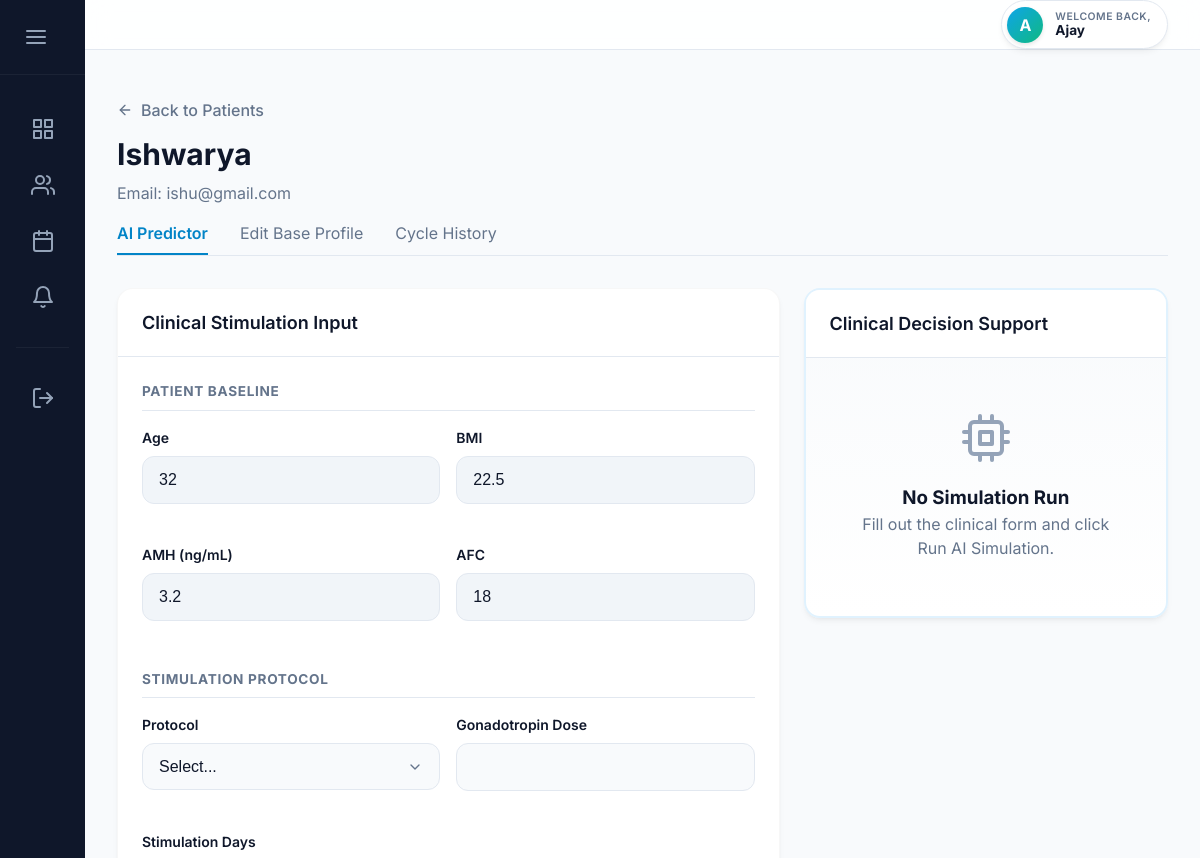
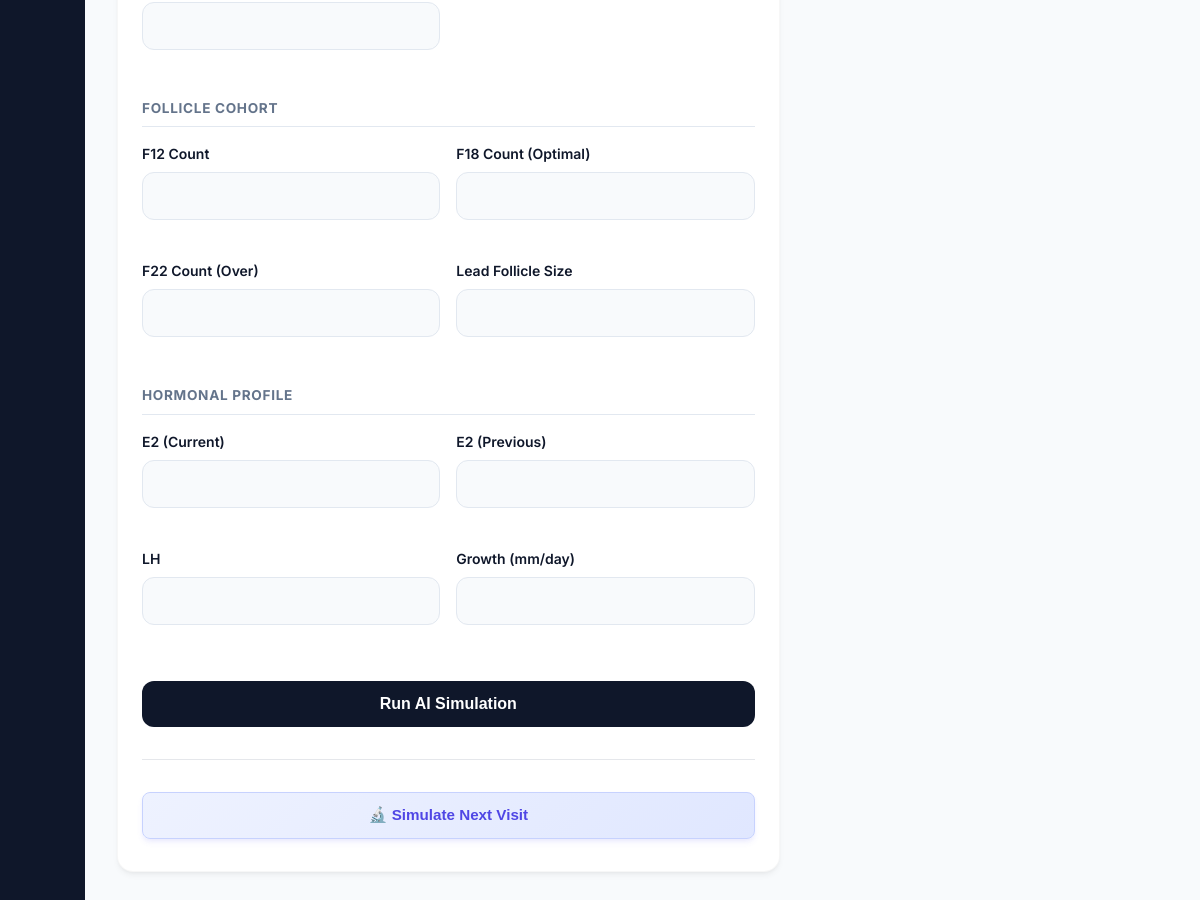
The page /doctor/patient/11 (signed in) on the database its author committed (2 pictures, top to bottom).
### tables this page shows
CREATE TABLE users (
            id INTEGER PRIMARY KEY AUTOINCREMENT,
            name TEXT NOT NULL,
            email TEXT UNIQUE NOT NULL,
            password_hash TEXT NOT NULL,
            role TEXT NOT NULL DEFAULT 'patient',
            created_at TIMESTAMP DEFAULT CURRENT_TIMESTAMP
        );

CREATE TABLE patient_profiles (
            id INTEGER PRIMARY KEY AUTOINCREMENT,
            user_id INTEGER UNIQUE NOT NULL,
            doctor_id INTEGER,
            age INTEGER,
            last_visit TIMESTAMP, bmi REAL, amh REAL, afc INTEGER,
            FOREIGN KEY (user_id) REFERENCES users (id) ON DELETE CASCADE,
            FOREIGN KEY (doctor_id) REFERENCES users (id) ON DELETE SET NULL
        );

### app.py (the view)
@app.route('/doctor/patient/<int:patient_id>')
@login_required
@doctor_only
def doctor_patient_profile(patient_id):
    doc_id = session.get('user_id')
    conn = get_db_connection()
    patient = conn.execute('''
        SELECT u.id, u.name, u.email, p.age, p.bmi, p.amh, p.afc, p.last_visit
        FROM users u
        JOIN patient_profiles p ON u.id = p.user_id
        WHERE u.id = ? AND p.doctor_id = ? AND u.role = 'patient'
    ''', (patient_id, doc_id)).fetchone()
    if not patient:
        conn.close()
        flash('Patient not found or unauthorized access.', 'danger')
        return redirect(url_for('doctor_patients'))
    conn.close()
    return render_template('doctor_patient_profile.html', patient=patient)

### app.py (called while the page is built)
def login_required(f):
    @wraps(f)
    def decorated_function(*args, **kwargs):
        if 'user_id' not in session:
            flash("Please log in to access this page.", "warning")
            return redirect(url_for('login'))
        return f(*args, **kwargs)
    return decorated_function

def doctor_only(f):
    @wraps(f)
    def decorated_function(*args, **kwargs):
        if 'user_id' not in session:
            return redirect(url_for('login'))
        if session.get('role') != 'doctor':
            flash("Access denied. Doctor privileges required.", "danger")
            return redirect(url_for('patient_dashboard'))
        return f(*args, **kwargs)
    return decorated_function

### db.py (called while the page is built)
def get_db_connection():
    conn = sqlite3.connect(DB_PATH)
    conn.row_factory = sqlite3.Row
    conn.execute("PRAGMA foreign_keys = ON")
    return conn

### templates/doctor_patient_profile.html (shortened to what this page needs)
{% extends "doctor_base.html" %}
{% block content %}
<div class="dashboard-header flex-header" style="margin-bottom: 1rem;">
    <div>
        <a href="{{ url_for('doctor_patients') }}" class="back-link"><i data-feather="arrow-left" style="width: 16px; height: 16px;"></i> Back to Patients</a>
        <h1 style="margin-top: 0.5rem;">{{ patient.name }}</h1>
        <p>Email: {{ patient.email }}</p>
    </div>
</div>
<div class="patient-nav" style="margin-bottom: 2rem; border-bottom: 1px solid #e2e8f0; display: flex; gap: 2rem;">
    <a href="{{ url_for('doctor_patient_profile', patient_id=patient.id) }}" class="nav-tab active" style="padding-bottom: 0.5rem; border-bottom: 2px solid #0284c7; color: #0284c7; font-weight: 600; text-decoration: none;">AI Predictor</a>
    <a href="{{ url_for('doctor_patient_profile_edit', patient_id=patient.id) }}" class="nav-tab" style="padding-bottom: 0.5rem; border-bottom: 2px solid transparent; color: #64748b; text-decoration: none;">Edit Base Profile</a>
    <a href="{{ url_for('doctor_patient_history', patient_id=patient.id) }}" class="nav-tab" style="padding-bottom: 0.5rem; border-bottom: 2px solid transparent; color: #64748b; text-decoration: none;">Cycle History</a>
</div>
<div class="profile-grid">
    <div class="panel">
        <div class="panel-header">
            <h2>Clinical Stimulation Input</h2>
        </div>
        <div class="panel-body">
            <form id="predictionForm">
                <h3 class="form-section-title" style="margin-top: 0;">Patient Baseline</h3>
                <div class="form-grid">
                    <div class="form-group"><label>Age</label><input type="number" step="0.1" id="age" value="{{ patient.age or '' }}" class="form-control" style="background-color: #f1f5f9; cursor: not-allowed;" title="Auto-filled from patient profile" readonly required></div>
                    <div class="form-group"><label>BMI</label><input type="number" step="0.1" id="bmi" value="{{ patient.bmi or '' }}" class="form-control" style="background-color: #f1f5f9; cursor: not-allowed;" title="Auto-filled from patient profile" readonly required></div>
                    <div class="form-group"><label>AMH (ng/mL)</label><input type="number" step="0.1" id="amh" value="{{ patient.amh or '' }}" class="form-control" style="background-color: #f1f5f9; cursor: not-allowed;" title="Auto-filled from patient profile" readonly required></div>
                    <div class="form-group"><label>AFC</label><input type="number" id="afc" value="{{ patient.afc if patient.afc is not none else '' }}" class="form-control" style="background-color: #f1f5f9; cursor: not-allowed;" title="Auto-filled from patient profile" readonly required></div>
                </div>
                <h3 class="form-section-title">Stimulation Protocol</h3>
                <div class="form-grid">
                    <div class="form-group">
                        <label>Protocol</label>
                        <select id="protocol" class="form-control" required>
                            <option value="">Select...</option>
                        </select>
                    </div>
                    <div class="form-group"><label>Gonadotropin Dose</label><input type="number" id="gon" class="form-control" required></div>
                    <div class="form-group"><label>Stimulation Days</label><input type="number" id="stim_days" class="form-control" required></div>
                </div>
                <h3 class="form-section-title">Follicle Cohort</h3>
                <div class="form-grid">
                    <div class="form-group"><label>F12 Count</label><input type="number" id="f12" class="form-control" required></div>
                    <div class="form-group"><label>F18 Count (Optimal)</label><input type="number" id="f18" class="form-control" required></div>
                    <div class="form-group"><label>F22 Count (Over)</label><input type="number" id="f22" class="form-control" required></div>
                    <div class="form-group"><label>Lead Follicle Size</label><input type="number" step="0.1" id="lead_follicle" class="form-control" required></div>
                </div>
                <h3 class="form-section-title">Hormonal Profile</h3>
                <div class="form-grid">
                    <div class="form-group"><label>E2 (Current)</label><input type="number" step="0.1" id="e2" class="form-control" required></div>
                    <div class="form-group"><label>E2 (Previous)</label><input type="number" step="0.1" id="e2_prev" class="form-control" required></div>
                    <div class="form-group"><label>LH</label><input type="number" step="0.1" id="lh" class="form-control" required></div>
                    <div class="form-group"><label>Growth (mm/day)</label><input type="number" step="0.1" id="growth" class="form-control" required></div>
                </div>
                <button type="submit" class="btn-primary" id="predictBtn" style="margin-top:2rem;">
                    Run AI Simulation
                </button>
            </form>
            <hr style="margin: 2rem 0; border: 0; border-top: 1px solid #e5e7eb;">
            <div>
                <button type="button" class="btn btn-simulate" id="toggleSimBtn">🔬 Simulate Next Visit</button>
            </div>
        </div>
    </div>
    <div class="panel" style="background: linear-gradient(180deg, #f8fafc 0%, #ffffff 100%); border: 2px solid #e0f2fe; height: fit-content; position: sticky; top: 90px;">
        <div class="panel-header" style="background-color: white;">
            <h2>Clinical Decision Support</h2>
        </div>
        <div class="panel-body" id="resultsPanel">
            <div class="empty-state" id="emptyResults">
                <i data-feather="cpu" style="width: 48px; height: 48px; color: #94a3b8; margin-bottom: 1rem;"></i>
                <h3 style="color: var(--text-main);">No Simulation Run</h3>
                <p>Fill out the clinical form and click Run AI Simulation.</p>
            </div>
        </div>
    </div>
            </div>
        </div>
{% endblock %}

### static/style.css (style rules this page uses)
:root { --primary-color: #0ea5e9; --primary-hover: #0284c7; --accent-color: #10b981; --bg-light: #f8fafc; --card-bg: #ffffff; --text-main: #0f172a; --text-muted: #64748b; --border-color: #e2e8f0; --shadow-subtle: 0 4px 6px -1px rgb(0 0 0 / 0.05), 0 2px 4px -2px rgb(0 0 0 / 0.05); --shadow-hover: 0 10px 15px -3px rgb(0 0 0 / 0.1), 0 4px 6px -4px rgb(0 0 0 / 0.05); --input-radius: 12px; --transition: all 0.2s ease; }
* { box-sizing: border-box; margin: 0; padding: 0; }
body { font-family: 'Inter', -apple-system, BlinkMacSystemFont, 'Segoe UI', Roboto, Helvetica, Arial, sans-serif; color: var(--text-main); line-height: 1.5; background-color: var(--bg-light); }
.form-group { margin-bottom: 1.5rem; }
.form-group label { display: block; font-size: 0.875rem; font-weight: 600; margin-bottom: 0.5rem; color: var(--text-main); }
.form-control { width: 100%; padding: 0.875rem 1rem; border: 1px solid var(--border-color); border-radius: var(--input-radius); font-size: 1rem; background-color: #f8fafc; color: var(--text-main); transition: var(--transition); }
.form-control::placeholder { color: #94a3b8; }
select.form-control { appearance: none; -webkit-appearance: none; background-repeat: no-repeat; background-position: right 1rem center; background-size: 1em; }
.btn-primary { width: 100%; padding: 0.875rem; background-color: var(--text-main); color: white; border: none; border-radius: var(--input-radius); font-size: 1rem; font-weight: 600; cursor: pointer; transition: var(--transition); margin-top: 1rem; }
.dashboard-body { background-color: var(--bg-light); display: flex; min-height: 100vh; overflow: hidden; margin: 0; }
.dashboard-header { margin-bottom: 2rem; }
.dashboard-header h1 { font-size: 1.875rem; color: var(--text-main); margin-bottom: 0.25rem; font-weight: 700; }
.dashboard-header p { color: var(--text-muted); }
.flex-header { display: flex; justify-content: space-between; align-items: center; }
.panel { background-color: var(--card-bg); border-radius: 16px; border: 1px solid rgba(0,0,0,0.03); box-shadow: var(--shadow-subtle); overflow: hidden; margin-bottom: 1.5rem; transition: box-shadow 0.2s ease; }
.panel-header { padding: 1.25rem 1.5rem; border-bottom: 1px solid var(--border-color); }
.panel-header h2 { font-size: 1.125rem; font-weight: 600; }
.panel-body { padding: 1.5rem; }
.empty-state { text-align: center; color: var(--text-muted); padding: 2rem; }
.back-link { display: inline-flex; align-items: center; gap: 0.5rem; color: var(--text-muted); text-decoration: none; font-weight: 500; transition: var(--transition); }
.profile-grid { display: grid; grid-template-columns: 2fr 1.1fr; gap: 1.5rem; align-items: flex-start; }
.form-section-title { font-size: 0.85rem; text-transform: uppercase; letter-spacing: 0.05em; color: var(--text-muted); border-bottom: 1px solid var(--border-color); padding-bottom: 0.5rem; margin: 1.5rem 0 1rem 0; }
.form-grid { display: grid; grid-template-columns: 1fr 1fr; gap: 1rem; }

### templates/doctor_patient_profile.html (style rules this page uses)
.btn-simulate { width: 100%; border: 1px solid #c7d2fe; background: linear-gradient(135deg, #eef2ff 0%, #e0e7ff 100%); color: #4f46e5; font-weight: 600; padding: 0.85rem; border-radius: 8px; box-shadow: 0 4px 6px -1px rgba(99, 102, 241, 0.1), 0 2px 4px -1px rgba(99, 102, 241, 0.06); transition: all 0.2s ease; cursor: pointer; font-size: 0.95rem; margin-bottom: 0.5rem; }

### rows shown on the page
users: name "Ishwarya", email "ishu@gmail.com"
patient_profiles: age "32", bmi "22.5", amh "3.2", afc "18"

### other values the page prints
{{ session.get('name', 'D')[0:1].upper() }} "A"
{{ session.get('name', 'Doctor') }} "Ajay"
